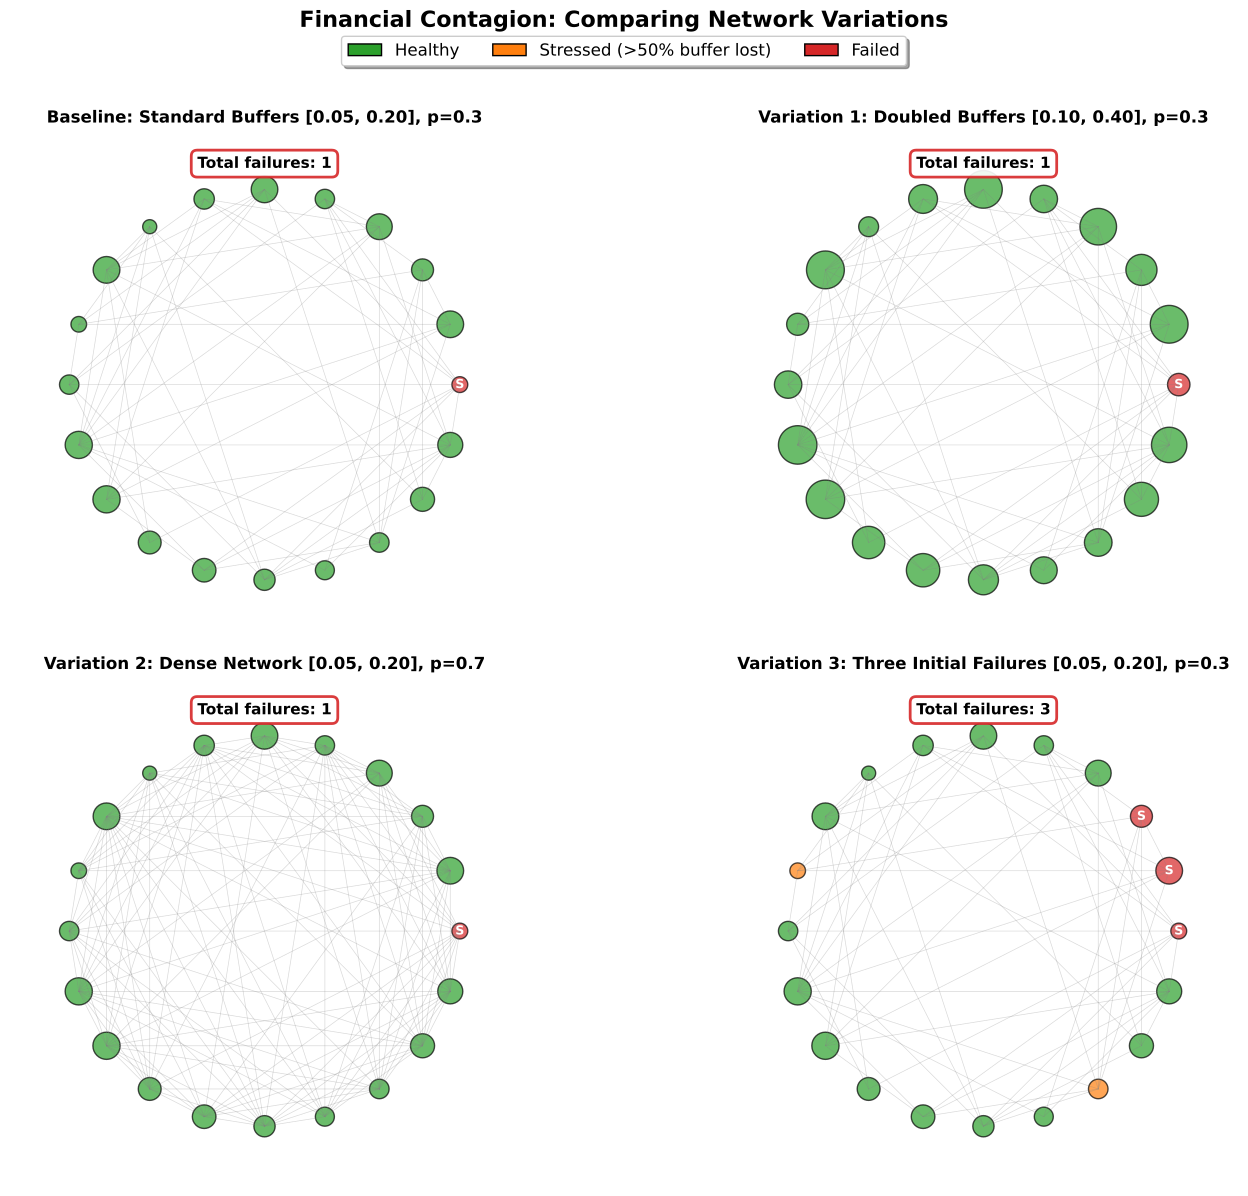

Source code (Python):
r"""Financial Contagion Variations: 2x2 Comparison

Compares baseline contagion model with three variations:
1. Doubled capital buffers [0.10, 0.40]
2. Dense network (p=0.7 instead of 0.3)
3. Three initial failures instead of one
"""
import matplotlib.pyplot as plt
import numpy as np
from pathlib import Path
from matplotlib.patches import Patch

plt.rcParams.update({
    'font.size': 12, 'axes.labelsize': 12, 'axes.titlesize': 14,
    'xtick.labelsize': 11, 'ytick.labelsize': 11, 'legend.fontsize': 10,
    'figure.dpi': 150
})

MLPURPLE = '#3333B2'
MLBLUE = '#0066CC'
MLORANGE = '#FF7F0E'
MLGREEN = '#2CA02C'
MLRED = '#D62728'
MLLAVENDER = '#ADADE0'

def simulate_contagion(N=20, buffer_range=(0.05, 0.2), conn_prob=0.3, initial_failures=None):
    """Run contagion simulation with specified parameters"""
    # Network setup
    angles = 2 * np.pi * np.arange(N) / N
    x = np.cos(angles)
    y = np.sin(angles)

    # Create adjacency matrix (symmetric, no self-loops)
    adj = np.random.rand(N, N) < conn_prob
    adj = np.triu(adj, 1)
    adj = adj + adj.T
    np.fill_diagonal(adj, 0)

    # Capital buffers
    buffers = np.random.uniform(buffer_range[0], buffer_range[1], N)
    original_buffers = buffers.copy()

    # Degree of each node
    degrees = adj.sum(axis=1)
    degrees = np.maximum(degrees, 1)

    # Contagion simulation
    failed = np.zeros(N, dtype=bool)
    stressed = np.zeros(N, dtype=bool)

    # Set initial failures
    if initial_failures is None:
        initial_failures = [0]
    for node in initial_failures:
        failed[node] = True

    round_failures = [len(initial_failures)]

    for round_num in range(10):
        new_failures = 0
        cumulative_losses = np.zeros(N)

        # Failed nodes spread losses to neighbors
        for i in range(N):
            if failed[i]:
                neighbors = np.where(adj[i])[0]
                loss_per_neighbor = original_buffers[i] / degrees[i]
                for j in neighbors:
                    if not failed[j]:
                        cumulative_losses[j] += loss_per_neighbor

        # Check for new failures
        for i in range(N):
            if not failed[i]:
                if cumulative_losses[i] > buffers[i]:
                    failed[i] = True
                    new_failures += 1
                elif cumulative_losses[i] > 0.5 * buffers[i]:
                    stressed[i] = True

        round_failures.append(new_failures)
        if new_failures == 0:
            break

    return x, y, adj, failed, stressed, original_buffers, initial_failures

def plot_network(ax, x, y, adj, failed, stressed, original_buffers, initial_failures, title):
    """Plot network visualization"""
    N = len(x)

    # Draw edges
    for i in range(N):
        for j in range(i+1, N):
            if adj[i, j]:
                ax.plot([x[i], x[j]], [y[i], y[j]], 'gray', alpha=0.3, linewidth=0.5)

    # Color nodes based on status
    colors = []
    for i in range(N):
        if failed[i]:
            colors.append(MLRED)
        elif stressed[i]:
            colors.append(MLORANGE)
        else:
            colors.append(MLGREEN)

    sizes = original_buffers * 2000
    ax.scatter(x, y, s=sizes, c=colors, alpha=0.7, edgecolors='black', linewidth=1)

    # Label initial shock nodes
    for shock_node in initial_failures:
        ax.text(x[shock_node], y[shock_node], 'S', ha='center', va='center',
                fontsize=9, fontweight='bold', color='white')

    ax.set_xlim(-1.3, 1.3)
    ax.set_ylim(-1.3, 1.3)
    ax.set_aspect('equal')
    ax.axis('off')
    ax.set_title(title, fontsize=12, fontweight='bold')

    # Add failure count
    total_failures = failed.sum()
    ax.text(0.5, 0.95, f'Total failures: {total_failures}',
            transform=ax.transAxes, fontsize=11, fontweight='bold',
            ha='center', va='top',
            bbox=dict(boxstyle='round,pad=0.4', facecolor='white',
                     edgecolor=MLRED, linewidth=2, alpha=0.9))

# Create 2x2 subplot
fig, axes = plt.subplots(2, 2, figsize=(16, 12))
axes = axes.flatten()

# Panel 1: BASELINE
np.random.seed(42)
x, y, adj, failed, stressed, buffers, init = simulate_contagion(
    buffer_range=(0.05, 0.2), conn_prob=0.3, initial_failures=[0]
)
plot_network(axes[0], x, y, adj, failed, stressed, buffers, init,
            'Baseline: Standard Buffers [0.05, 0.20], p=0.3')

# Panel 2: VARIATION 1 - Doubled Buffers
np.random.seed(42)
x, y, adj, failed, stressed, buffers, init = simulate_contagion(
    buffer_range=(0.10, 0.4), conn_prob=0.3, initial_failures=[0]
)
plot_network(axes[1], x, y, adj, failed, stressed, buffers, init,
            'Variation 1: Doubled Buffers [0.10, 0.40], p=0.3')

# Panel 3: VARIATION 2 - Dense Network
np.random.seed(42)
x, y, adj, failed, stressed, buffers, init = simulate_contagion(
    buffer_range=(0.05, 0.2), conn_prob=0.7, initial_failures=[0]
)
plot_network(axes[2], x, y, adj, failed, stressed, buffers, init,
            'Variation 2: Dense Network [0.05, 0.20], p=0.7')

# Panel 4: VARIATION 3 - Three Initial Failures
np.random.seed(42)
x, y, adj, failed, stressed, buffers, init = simulate_contagion(
    buffer_range=(0.05, 0.2), conn_prob=0.3, initial_failures=[0, 1, 2]
)
plot_network(axes[3], x, y, adj, failed, stressed, buffers, init,
            'Variation 3: Three Initial Failures [0.05, 0.20], p=0.3')

# Add shared legend
legend_elements = [
    Patch(facecolor=MLGREEN, label='Healthy', edgecolor='black'),
    Patch(facecolor=MLORANGE, label='Stressed (>50% buffer lost)', edgecolor='black'),
    Patch(facecolor=MLRED, label='Failed', edgecolor='black')
]
fig.legend(handles=legend_elements, loc='upper center', ncol=3,
          fontsize=12, frameon=True, fancybox=True, shadow=True,
          bbox_to_anchor=(0.5, 0.98))

plt.suptitle('Financial Contagion: Comparing Network Variations',
            fontsize=16, fontweight='bold', y=0.995)

plt.tight_layout(rect=[0, 0, 1, 0.96])

plt.savefig(Path(__file__).parent / 'chart_varied.pdf', dpi=300, bbox_inches='tight')
plt.savefig(Path(__file__).parent / 'chart_varied.png', dpi=150, bbox_inches='tight')
plt.close()
print("Variation comparison chart saved to chart_varied.pdf and chart_varied.png")
